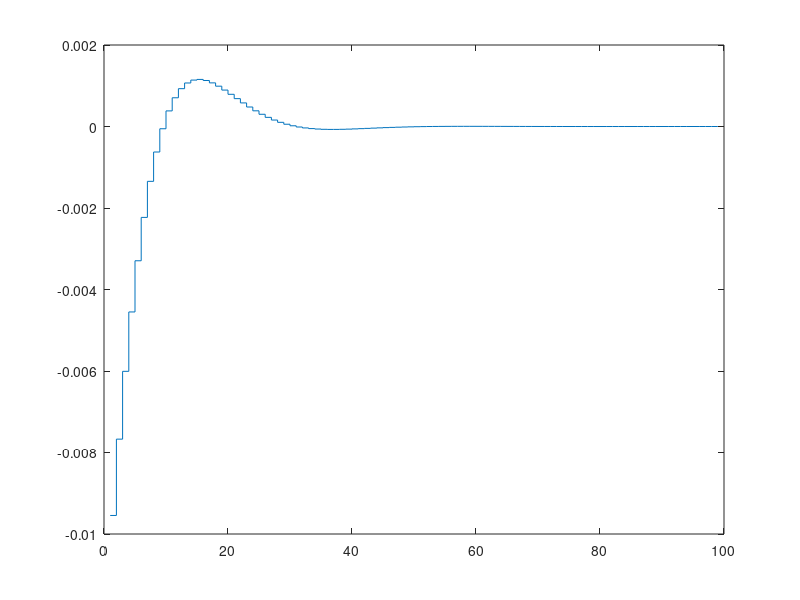

Source code (MATLAB):
a1=1.676; a0=0.6966; b1=0.05029; b0=0.04458; 
s(1:12)=0;
u(1:250)=1;

for k=13 : 250
   s(k)=b1*u(k-11)+b0*u(k-12)+a1*s(k-1)- a0*s(k-2);  
end
length(s)
stairs([1:250], s)

D=120;
N=120;
Nu=N-20;

M=zeros(N, Nu-1);

for i=1: Nu-1 % Numer kolumny
    for n=1: N  % Numer wiersza
        M(n+i-1, i)=s(n);
        if n+i-1 == N
            break
        end
    end
end
        
M    

% wyzdaczanie delta U(k-i)

% K=(M'*Ksi*M+Lambda)^-1*M'*Ksi
yzad=ones(N, 1);

yzad=yzad*4.5;

L=100
Ksi=eye(N);
Lambda=eye(Nu-1);
Lambda= Lambda*L;

K=((M'*Ksi*M+Lambda)^-1)*M'*Ksi

deltaU=[u(2)-u(1)];
for i = 3 : N
    deltaU=[deltaU ; u(i) - u(i-1)];
end

y=ones(N, 1);
y=y*s(k);


for i=1 : D-1
    x=1;
    for n=1 : N
        Mp(n, i)=s(x+i)-s(i);
        x=x+1;
    end
end

Mp;

U=K*(yzad-y-Mp*deltaU);

stairs(U)


